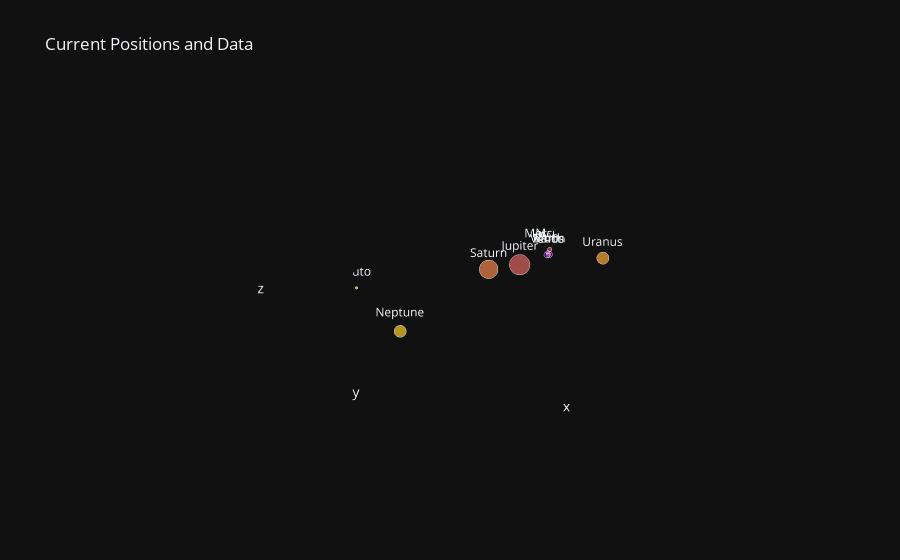

This figure's notebook cell:
### Markdown cell above
# plotting our solar system initial params

### Code cell
solar_system.interactive(3)

### Figure 1 — Plotly figure (JSON) as saved in the notebook; plotly's stock layout.template omitted (floating-point values rounded to 4 significant figures)
{"data": [{"hovertemplate": "<b>%{hovertext}</b><br><br>x=%{x}<br>y=%{y}<br>z=%{z}<br>size=%{marker.size}<br>text=%{text}<br>color=%{marker.color}<extra></extra>", "hovertext": ["Sun", "Mercury", "Venus", "Earth", "Moon", "Mars", "Jupiter", "Saturn", "Uranus", "Neptune", "Pluto"], "legendgroup": "", "marker": {"color": [0, 1, 2, 3, 4, 5, 6, 7, 8, 9, 10], "coloraxis": "coloraxis", "size": [139000, 4897000, 12104000, 12756000, 3475000, 6792000, 142984000, 120356000, 51118000, 49528000, 2370000], "sizemode": "area", "sizeref": 357460, "symbol": "circle"}, "mode": "markers+text", "name": "", "scene": "scene", "showlegend": false, "text": ["Sun", "Mercury", "Venus", "Earth", "Moon", "Mars", "Jupiter", "Saturn", "Uranus", "Neptune", "Pluto"], "type": "scatter3d", "x": [0, -44070000000, 91070000000, 72510000000, 72440000000, -191000000000, 680300000000, 1020000000000, 2170, 4431000000000, 2246000000000], "y": [0, -47140000000, 55420000000, 118100000000, 118500000000, -129400000000, -279900000000, -981900000000, 1844000000000, -542800000000, -4186000000000], "z": [0, -20620000000, 19170000000, 51190000000, 51370000000, -54180000000, -136500000000, -449500000000, 776800000000, -332500000000, -1983000000000]}], "layout": {"coloraxis": {"colorbar": {"title": {"text": "color"}}, "colorscale": [[0, "#0d0887"], [0.1111, "#46039f"], [0.2222, "#7201a8"], [0.3333, "#9c179e"], [0.4444, "#bd3786"], [0.5556, "#d8576b"], [0.6667, "#ed7953"], [0.7778, "#fb9f3a"], [0.8889, "#fdca26"], [1, "#f0f921"]], "showscale": false}, "legend": {"itemsizing": "constant", "tracegroupgap": 0}, "scene": {"camera": {"projection": {"type": "orthographic"}}, "domain": {"x": [0, 1], "y": [0, 1]}, "xaxis": {"showgrid": false, "showticklabels": false, "title": {"text": "x"}, "zeroline": false}, "yaxis": {"showgrid": false, "showticklabels": false, "title": {"text": "y"}, "zeroline": false}, "zaxis": {"showgrid": false, "showticklabels": false, "title": {"text": "z"}, "zeroline": false}}, "title": {"text": "Current Positions and Data"}}}
